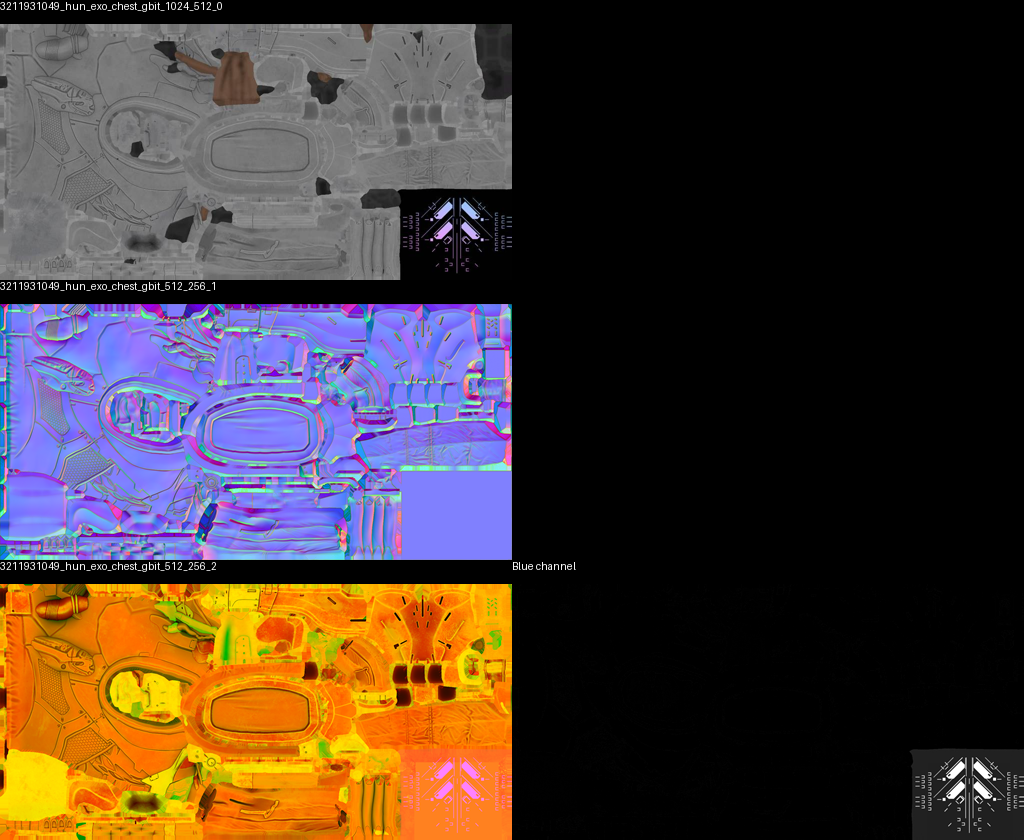

Generate this figure with Python:
from PIL import Image, ImageDraw
from pathlib import Path
root=Path('tmp/legacy-glow')
files=list(root.glob('*gbit*.img'))
out=Image.new('RGB',(1024, len(files)*280))
d=ImageDraw.Draw(out)
for i,f in enumerate(files):
 im=Image.open(f).convert('RGBA');im.thumbnail((512,256));out.paste(im.convert('RGB'),(0,i*280+24));d.text((0,i*280),f.stem,fill='white')
 if f.stem.endswith('_2'):
  im=Image.open(f).convert('RGBA').getchannel('B');im.thumbnail((512,256));out.paste(im,(512,i*280+24));d.text((512,i*280),'Blue channel',fill='white')
out.save(root/'atlas.png')
